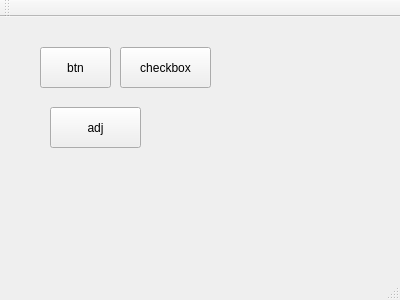
<?xml version="1.0" encoding="UTF-8"?>
<ui version="4.0">
 <class>MainWindow</class>
 <widget class="QMainWindow" name="MainWindow">
  <property name="geometry">
   <rect>
    <x>0</x>
    <y>0</y>
    <width>400</width>
    <height>300</height>
   </rect>
  </property>
  <property name="windowTitle">
   <string>MainWindow</string>
  </property>
  <widget class="QWidget" name="centralWidget">
   <widget class="QPushButton" name="pushButton_quickAdj">
    <property name="geometry">
     <rect>
      <x>40</x>
      <y>30</y>
      <width>71</width>
      <height>41</height>
     </rect>
    </property>
    <property name="text">
     <string>btn</string>
    </property>
   </widget>
   <widget class="QPushButton" name="pushButton_quickAdj_2">
    <property name="geometry">
     <rect>
      <x>120</x>
      <y>30</y>
      <width>91</width>
      <height>41</height>
     </rect>
    </property>
    <property name="text">
     <string>checkbox</string>
    </property>
   </widget>
   <widget class="QPushButton" name="pushButton_quickAdj_3">
    <property name="geometry">
     <rect>
      <x>50</x>
      <y>90</y>
      <width>91</width>
      <height>41</height>
     </rect>
    </property>
    <property name="text">
     <string>adj</string>
    </property>
   </widget>
  </widget>
  <widget class="QMenuBar" name="menuBar">
   <property name="geometry">
    <rect>
     <x>0</x>
     <y>0</y>
     <width>400</width>
     <height>25</height>
    </rect>
   </property>
  </widget>
  <widget class="QToolBar" name="mainToolBar">
   <attribute name="toolBarArea">
    <enum>TopToolBarArea</enum>
   </attribute>
   <attribute name="toolBarBreak">
    <bool>false</bool>
   </attribute>
  </widget>
  <widget class="QStatusBar" name="statusBar"/>
 </widget>
 <layoutdefault spacing="6" margin="11"/>
 <resources/>
 <connections/>
</ui>
